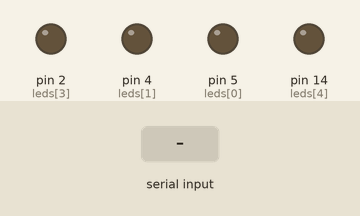
A sketch run on a simulated Arduino Uno, built with avr-gcc and run on an emulated ATmega328P. Parts: output pins drawn as LEDs (lit = HIGH). Dashed ring = blinking. The test bench sets the inputs (shaded band). Pins used as bus, display or sensor lines are not drawn; what the sketch prints to the serial monitor is not drawn.

Above: at 0.5 s.
1.3 s: "r" received over Serial
At 1.71 s:
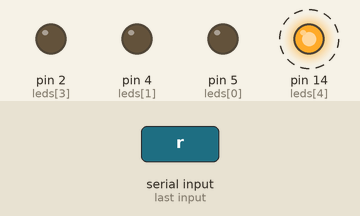
4.3 s: "R" received over Serial
At 4.52 s:
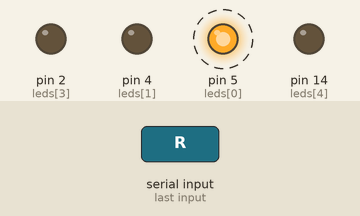
7.3 s: "+" received over Serial
At 7.46 s:
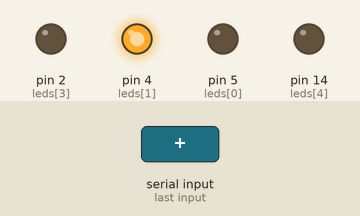
Timing chart, 0 to 16.3 s (numbered marks = the images above; inputs shaded):
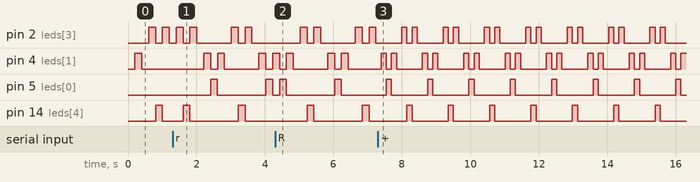

The sketch:

Esp_game.ino
```cpp
const int leds[] = {5, 4, 0, 2, 14};  // D1 to D5
const int numLEDs = 5;
int centerLED = 2;  // index of center LED

int currentLED = 0;
int direction = 1;
unsigned long lastStepTime = 0;
int speed = 200;  // lower = faster
int score = 0;

void setup() {
  for (int i = 0; i < numLEDs; i++) {
    pinMode(leds[i], OUTPUT);
  }

  Serial.begin(9600);
  Serial.println("Welcome to LED Reaction Game!");
  Serial.println("Controls:");
  Serial.println("r → Reverse direction");
  Serial.println("+ → Increase speed");
  Serial.println("- → Decrease speed");
  Serial.println("s → Show score");
  Serial.println("x → Reset score");
  Serial.println();
}

void loop() {
  // === LED Movement ===
  if (millis() - lastStepTime > speed) {
    lastStepTime = millis();

    for (int i = 0; i < numLEDs; i++) {
      digitalWrite(leds[i], LOW);
    }

    currentLED += direction;

    if (currentLED >= numLEDs) {
      currentLED = numLEDs - 2;
      direction = -1;
    } else if (currentLED < 0) {
      currentLED = 1;
      direction = 1;
    }

    digitalWrite(leds[currentLED], HIGH);
  }

  // === Serial Input Controls ===
  if (Serial.available()) {
    char input = Serial.read();

    if (input == 'r' || input == 'R') {
      if (currentLED == centerLED) {
        score++;
        Serial.println("🎯 Nice timing! +1 point.");
      } else {
        Serial.println("❌ Missed! Not center LED.");
      }

      direction *= -1;
      Serial.print("↔ Direction reversed! Score: ");
      Serial.println(score);
    }

    else if (input == '+') {
      speed = max(50, speed - 50);
      Serial.print("⚡ Speed increased. Delay = ");
      Serial.println(speed);
    }

    else if (input == '-') {
      speed += 50;
      Serial.print("🐢 Speed decreased. Delay = ");
      Serial.println(speed);
    }

    else if (input == 's' || input == 'S') {
      Serial.print("📊 Current Score: ");
      Serial.println(score);
    }

    else if (input == 'x' || input == 'X') {
      score = 0;
      Serial.println("🔄 Score reset!");
    }
  }
}
```

Measured:
- by itself, pin 2 (leds[3]): repeats every 1.2 s: LOW 0.15 s, HIGH 0.15 s, LOW 0.76 s, HIGH 0.15 s
- by itself, pin 4 (leds[1]): repeats every 1.2 s: LOW 0.15 s, HIGH 0.15 s, LOW 0.75 s, HIGH 0.15 s
- by itself, pin 5 (leds[0]), pin 14 (leds[4]): alternates HIGH for 0.15 s and LOW for 1.1 s
